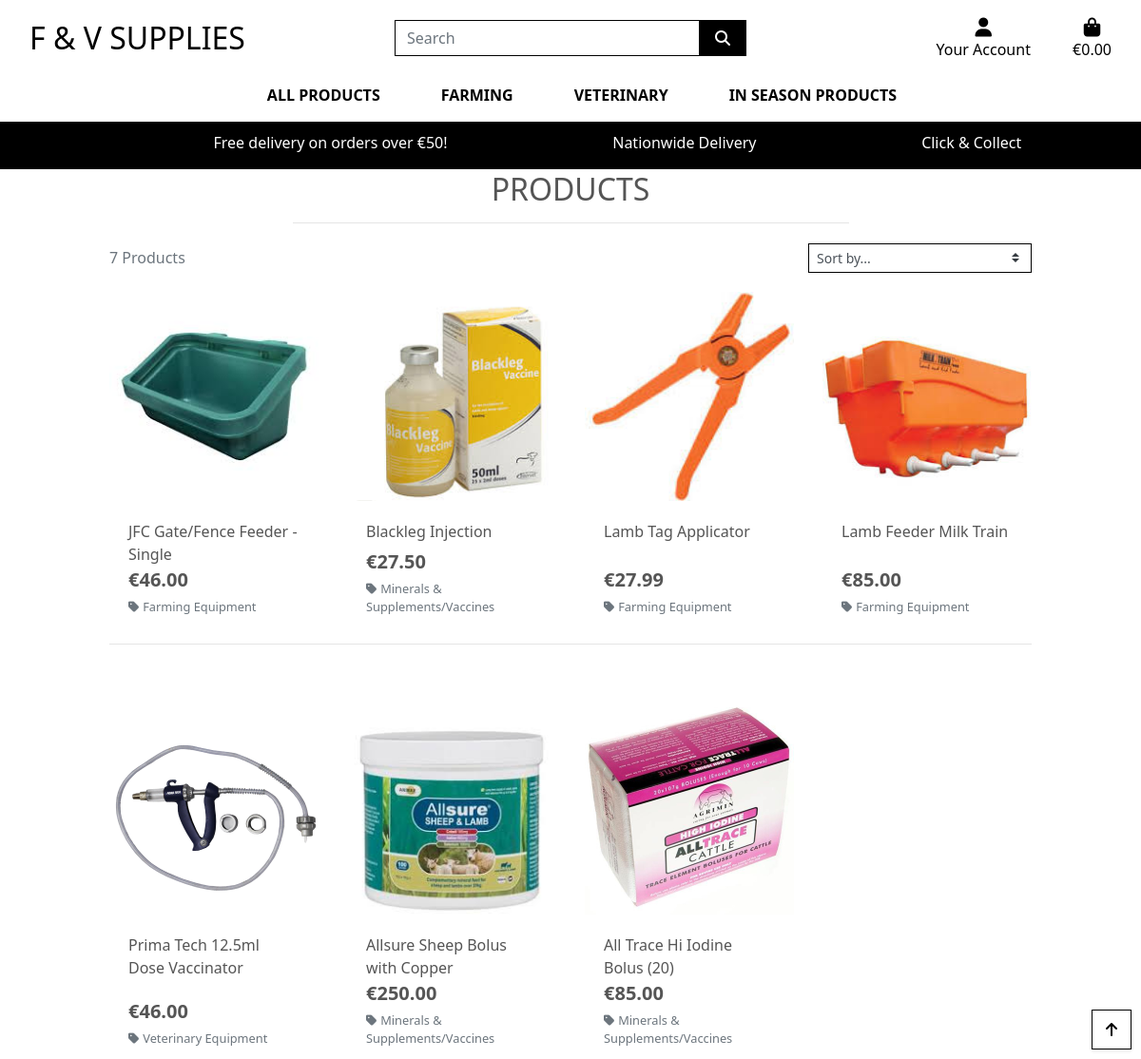
Screenshot of /products/ with the database file from the repository.
### products/models.py (models this page shows, shortened)
class Product(models.Model):
    category = models.ForeignKey('Category', null=True, blank=True, on_delete=models.SET_NULL)
    sku = models.CharField(max_length=254, null=True, blank=True)
    name = models.CharField(max_length=254)
    description = models.TextField()
    price = models.DecimalField(max_digits=6, decimal_places=2)
    rating = models.DecimalField(max_digits=6, decimal_places=2, null=True, blank=True)
    image_url = models.URLField(max_length=1024, null=True, blank=True)
    image = models.ImageField(null=True, blank=True)

class Category(models.Model):
    class Meta:
        verbose_name_plural = 'Categories'
    name = models.CharField(max_length=254)
    friendly_name = models.CharField(max_length=254, null=True, blank=True)

### products/views.py (the view, shortened to what this page needs)
# urls.py: path('', views.all_products, name='products'),
def all_products(request):
    products = Product.objects.all()
    query = None
    categories = None
    sort = None
    direction = None
    current_sorting = f'{sort}_{direction}'
    context = {
        'products': products,
        'search_term': query,
        'current_categories': categories,
        'current_sorting': current_sorting,
    }
    return render(request, 'products/products.html', context)

### bag/contexts.py (called while the page is built, shortened)
def bag_contents(request):
    bag_items = []
    total = 0
    product_count = 0
    bag = request.session.get('bag', {})
    if total < settings.FREE_DELIVERY_THRESHOLD:
        delivery = total * Decimal(settings.STANDARD_DELIVERY_PERCENTAGE / 100)
        free_delivery_delta = settings.FREE_DELIVERY_THRESHOLD - total
    else:
        delivery = 0
        free_delivery_delta = 0
    grand_total = delivery + total
    context = {
        'bag_items': bag_items,
        'total': total,
        'product_count': product_count,
        'delivery': delivery,
        'free_delivery_delta': free_delivery_delta,
        'free_delivery_threshold': settings.FREE_DELIVERY_THRESHOLD,
        'grand_total': grand_total,
    }
    return context

### products/templates/products/products.html (shortened to what this page needs)
<!doctype html>
{% extends "base.html" %}
{% load static %}
{% block page_header %}
    <div class="container header-container">
    </div>
{% endblock %}
{% block content %}
       <div class="overlay"></div>
    <div class="container-fluid">
        <div class="row">
            <div class="col text-center mt-3">
                <h2 class="logo-font">Products</h2>
                <hr class="w-50 mb-1">
            </div>
        </div>
        <div class="row">
            <div class="product-container col-10 offset-1">
                <div class="row mt-1 mb-2">
                <div class="col-12 col-md-6 my-auto order-md-last d-flex justify-content-center justify-content-md-end">
                        <div class="sort-select-wrapper w-50">
                            <select id="sort-selector" class="custom-select custom-select-sm rounded-0 border border-{% if current_sorting != 'None_None' %}info{% else %}black{% endif %}">
                                <option value="reset" {% if current_sorting == 'None_None' %}selected{% endif %}>Sort by...</option>
                           </select>
              </div>
                    </div>
                    <div class="col-12 col-md-6 order-md-first">
                        <p class="text-muted mt-3 text-center text-md-left">
                            {{ products|length }} Products{% if search_term %} found for <strong>"{{ search_term }}"</strong>{% endif %}
                        </p>
                    </div>
                </div>
                <div class="row">
                    {% for product in products %}
                        <div class="col-sm-6 col-md-6 col-lg-4 col-xl-3">
                            <div class="card h-100 border-0">
                                {% if product.image %}
                                <a href="{% url 'product_detail' product.id %}">
                                    <img class="card-img-top img-fluid" src="{{ product.image.url }}" alt="{{ product.name }}">
                                </a>
                                {% else %}
                                <a href="{% url 'product_detail' product.id %}">
                                    <img class="card-img-top img-fluid" src="{{ MEDIA_URL }}noimage.png" alt="{{ product.name }}">
                                </a>
                                {% endif %}
                                <div class="card-body pb-0">
                                    <p class="mb-0">{{ product.name }}</p>
                                </div>
                                <div class="card-footer bg-white pt-0 border-0 text-left">
                                    <div class="row">
                                        <div class="col">
                                            <p class="lead mb-0 text-left font-weight-bold">€{{ product.price }}</p>
                                             {% if product.category %}
                    <p class="small mt-1 mb-0">
                        <a class="text-muted" href="{% url 'products' %}?category={{ product.category.name }}">
                            <i class="fas fa-tag mr-1"></i>{{ product.category.friendly_name }}
                        </a>
                    </p>
                    {% endif %}
                                        </div>
                                    </div>
                                </div>
                            </div>
                        </div>
                        {% if forloop.counter|divisibleby:4 %}
                            <div class="col-12 d-none d-xl-block mb-5">
                                <hr>
                            </div>
                        {% endif %}
                    {% endfor %}
                </div>
            </div>
        </div>
    </div>
     <div class="btt-button shadow-sm rounded-0 border border-black">
        <a class="btt-link d-flex h-100">
            <i class="fas fa-arrow-up text-black mx-auto my-auto"></i>
        </a>
    </div>
{% endblock %}

### static/css/base.css (style rules this page uses)
html { height: 100%; }
body { background: url('/media/programmes-min.jpg') no-repeat center center fixed; background-size: cover; height: calc(100vh - 164px); color: #555; font-family:'Segoe UI', Tahoma, Geneva, Verdana, sans-serif ; }
.logo-font { text-transform: uppercase; }
.text-black { color: #000 !important; }
.border-black { border: 1px solid black !important; }
.overlay { height: 100%; width: 100%; top: 0; left: 0; position: fixed; background: white; z-index: -1; }
a { color: inherit; text-decoration: none; }
.btt-button { height: 42px; width: 42px; position: fixed; bottom: 10px; right: 10px; }
.btt-link, .update-link, .remove-item { cursor: pointer; }
@media (min-width: 992px) { .header-container { padding-top: 164px; } }
@media (min-width: 1200px) { .container { max-width: 70%; } }

### rows the page displays
Product: image (picture), name "JFC Gate/Fence Feeder - Single", price "46.00", category.friendly_name "Farming Equipment"
Product: image (picture), name "Blackleg Injection", price "27.50", category.friendly_name "Minerals & Supplements/Vaccines"
Product: image (picture), name "Lamb Tag Applicator", price "27.99", category.friendly_name "Farming Equipment"
Product: image (picture), name "Lamb Feeder Milk Train", price "85.00", category.friendly_name "Farming Equipment"
Product: image (picture), name "Prima Tech 12.5ml Dose Vaccinator", price "46.00", category.friendly_name "Veterinary Equipment"
Product: image (picture), name "Allsure Sheep Bolus with Copper", price "250.00", category.friendly_name "Minerals & Supplements/Vaccines"
Product: image (picture), name "All Trace Hi Iodine Bolus (20)", price "85.00", category.friendly_name "Minerals & Supplements/Vaccines"

### other values shown
{{ free_delivery_threshold }} "50"
{{ products|length }} "7"
